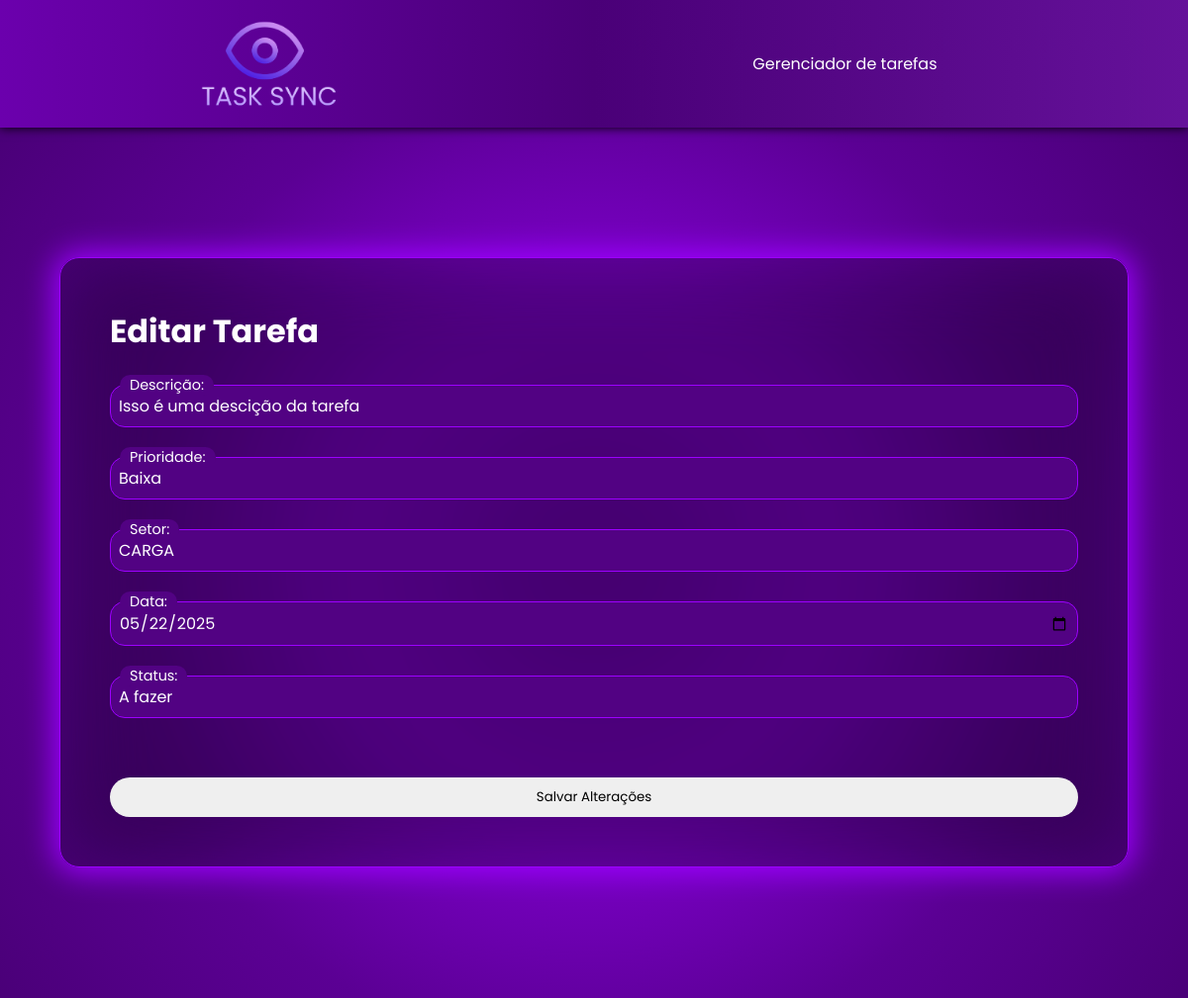
Page /php/editar_tarefa.php?id=3 on the committed database.
### tables this page shows
CREATE TABLE `tarefas` (
  `id_tarefa` int(11) NOT NULL,
  `descricao_tarefa` varchar(250) NOT NULL,
  `prioridade_tarefa` enum('Baixa','Média','Alta') NOT NULL,
  `setor_empresa_tarefa` varchar(255) NOT NULL,
  `data_cadastro_tarefa` date NOT NULL,
  `status_tarefa` enum('A fazer','Fazendo','Finalizado') NOT NULL,
  `fk_usuario_id` int(11) NOT NULL
);

### php/editar_tarefa.php (the view, shortened to what this page needs)
<?php
include 'config.php';
$id = intval($_GET['id']);
$stmt = $conexao->prepare("SELECT * FROM tarefas WHERE id_tarefa = ?");
$stmt->bind_param("i", $id);
$stmt->execute();
$result = $stmt->get_result();
$tarefa = $result->fetch_assoc();
?>
<!DOCTYPE html>
<html lang="pt-br">
<head>
    <link rel="stylesheet" href="../style/editar_tarefas.css">
</head>
<body>
    <nav>
        <img src="../img/logo.png" id="logo" alt="">
        <ul>
            <li><a href="inicio.php">Gerenciador de tarefas</a></li>
        </ul>
    </nav>
    <main>
        <div class="container">
            <h1>Editar Tarefa</h1>
            <form method="POST" id="form_cadastro">
                <div class="inputbox">
                    <input type="text" name="descricao_tarefa" value="<?= htmlspecialchars($tarefa['descricao_tarefa']) ?>" required>
                    <span>Descrição:</span>
                </div>
                <div class="inputbox">
                    <input type="text" name="prioridade_tarefa" value="<?= htmlspecialchars($tarefa['prioridade_tarefa']) ?>" required>
                    <span>Prioridade:</span>
                </div>
                <div class="inputbox">
                    <input type="text" name="setor_tarefa" value="<?= htmlspecialchars($tarefa['setor_empresa_tarefa']) ?>" required>
                    <span>Setor:</span>
                </div>
                <div class="inputbox">
                    <input type="date" name="data_tarefa" value="<?= htmlspecialchars($tarefa['data_cadastro_tarefa']) ?>" required>
                    <span>Data:</span>
                </div>
                <div class="inputbox">
                    <input type="text" name="status_tarefa" value="<?= htmlspecialchars($tarefa['status_tarefa']) ?>" required>
                    <span>Status:</span>
                </div>
                <div class="inputbox">
                    <button type="submit" id="entrar_button">Salvar Alterações</button>
                </div>
            </form>
        </div>
    </main>
</body>
</html>

### style/editar_tarefas.css (style rules this page uses)
* { margin: 0; padding: 0; box-sizing: border-box; font-family: "Poppins"; }
nav { background: linear-gradient(90deg, #6b00ad, #4a0078, #65119a); backdrop-filter: blur(20px) brightness(0.7); box-shadow: 0 0 10px black; width: 100%; display: flex; justify-content: space-around; align-items: center; padding: 20px; }
nav ul { display: flex; align-items: center; background-color: transparent; }
nav img { width: 140px; }
nav ul li { list-style-type: none; }
nav ul li a { color: white; text-decoration: none; margin-right: 50px; margin-left: 50px; position: relative; max-width: max-content; }
nav ul li a::after { content: ""; position: absolute; bottom: 0; left: 0; width: 0%; height: 10%; background-color: #9d00ff; transition: 0.2s ease-in-out; }
main { height: 110vh; background: radial-gradient(circle, #6b00ad, #7f00ce, #5b0094, #4a0078); display: flex; justify-content: center; align-items: center; flex-direction: column; }
main .container { width: 90%; padding: 50px; border-radius: 20px; color: white; background-color: rgba(0, 0, 0, 0.1); box-shadow: 0 0 30px 5px #9d00ff; border: 1px solid #9d00ff; backdrop-filter: blur(40px) brightness(0.70); }
#form_cadastro { display: flex; flex-direction: column; transition: left 0.5s ease-in-out; left: 0; }
.inputbox { position: relative; margin-top: 30px; }
.inputbox input, .inputbox select { width: 100%; padding: 8px; border: 1px solid #9d00ff; border-radius: 15px; outline: none; color: white; font-size: 1rem; background-color: #520283; }
.inputbox span { position: absolute; left: 0; padding: 10px; pointer-events: none; font-size: 1rem; color: white; transition: 0.2s; }
.inputbox input:valid~span, .inputbox input:focus~span { color: white; transform: translateX(10px) translateY(-10px); background: #520283; font-size: 0.90rem; padding: 0 10px; border-radius: 20px; }
.inputbox input:focus~span, .inputbox input:not(:placeholder-shown)~span { color: white; transform: translateX(10px) translateY(-10px); background: #520283; font-size: 0.90rem; padding: 0 10px; border-radius: 20px; }
.inputbox input:valid, .inputbox input:focus { border: 1px solid #9d00ff; }
#form_cadastro #entrar_button { margin-top: 30px; padding: 10px; border-radius: 30px; cursor: pointer; transition: 0.2s ease-in-out; border: none; width: 100%; }

### rows in the picture
tarefas: descricao_tarefa "Isso é uma descição da tarefa", prioridade_tarefa "Baixa", setor_tarefa "CARGA", data_tarefa "05/22/2025", status_tarefa "A fazer"
